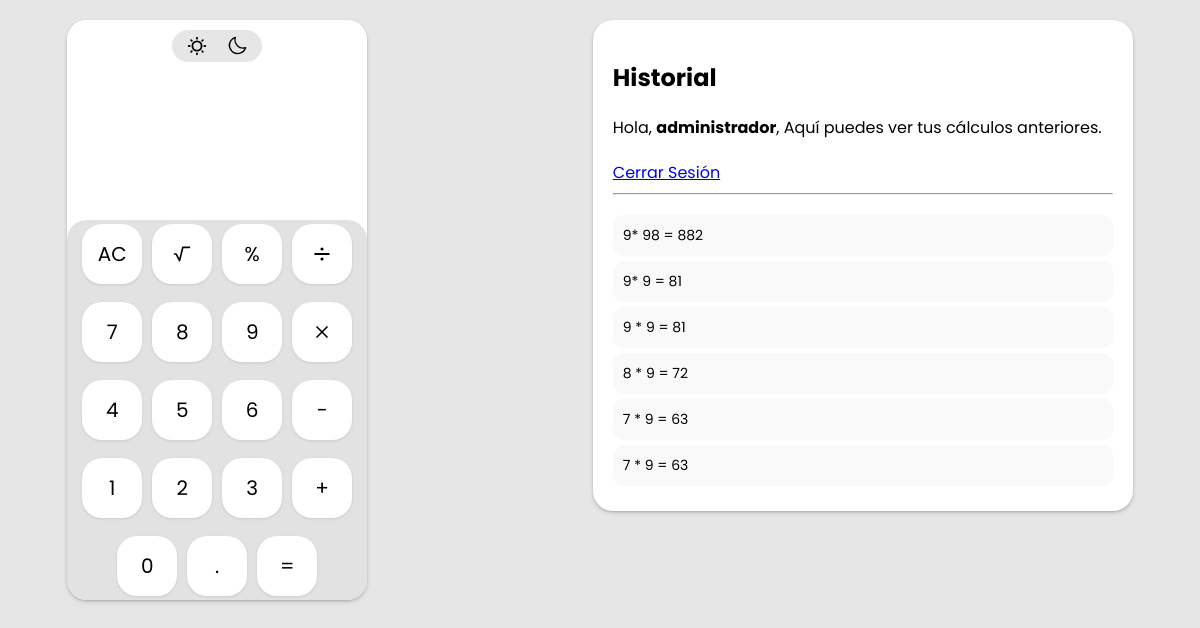
Screenshot of / (signed in) with the database file from the repository.
### Historial/models.py (models this page shows)
class Historial(models.Model):
    usuario = models.ForeignKey(User, on_delete=models.CASCADE)
    operacion = models.CharField(max_length=255)
    resultado = models.CharField(max_length=255)
    fecha = models.DateTimeField(auto_now_add=True)
    def __str__(self):
        return f"{self.operacion} = {self.resultado}"

### Calculadora/views.py (the view, shortened to what this page needs)
# urls.py: path("", CalculadoraView.as_view(), name="home"),
class CalculadoraView(View):
    def get(self, request, *args, **kwargs):
        if request.user.is_authenticated:
            historial = Historial.objects.filter(usuario=request.user).order_by('-fecha')[:10]
        else:
            historial = []
        return render(request, "index.html", {"historial": historial})

### Calculadora/Templates/index.html (shortened to what this page needs)
{% load static %}
<!DOCTYPE html>
<html lang="en">
<head>
    <link rel="stylesheet" href="{% static 'index.css' %}">
</head>
<body>
    <div class="main-container">
        <div class="container">
            <div class="display">
                <div class="theme">
                </div>
            </div>
            <div class="keyboard">
                <div class="key sec" data-value="AC">AC</div>
                <div class="key sec" data-value="√"><svg xmlns="http://www.w3.org/2000/svg" width="20" height="20" viewBox="0 0 24 24"><path fill="none" stroke="currentColor" stroke-linecap="round" stroke-linejoin="round" stroke-width="2" d="M3 12h2l4 8l4-16h8"/></svg></div>
                <div class="key sec" data-value="%">%</div>
                <div class="key oper" data-value="/"><svg xmlns="http://www.w3.org/2000/svg" width="20" height="20" viewBox="0 0 256 256"><path fill="currentColor" d="M228 128a12 12 0 0 1-12 12H40a12 12 0 0 1 0-24h176a12 12 0 0 1 12 12M128 84a20 20 0 1 0-20-20a20 20 0 0 0 20 20m0 88a20 20 0 1 0 20 20a20 20 0 0 0-20-20"/></svg></div>
                <div class="key" data-value="7">7</div>
                <div class="key" data-value="8">8</div>
                <div class="key" data-value="9">9</div>
                <div class="key oper" data-value="*"><svg xmlns="http://www.w3.org/2000/svg" width="20" height="20" viewBox="0 0 24 24"><path fill="none" stroke="currentColor" stroke-linecap="round" stroke-linejoin="round" stroke-width="2" d="M18 6L6 18M6 6l12 12"/></svg></div>
                <div class="key" data-value="4">4</div>
                <div class="key" data-value="5">5</div>
                <div class="key" data-value="6">6</div>
                <div class="key oper" data-value="-">-</div>
                <div class="key" data-value="1">1</div>
                <div class="key" data-value="2">2</div>
                <div class="key" data-value="3">3</div>
                <div class="key oper" data-value="+">+</div>
                <div class="key" data-value="0">0</div>
                <div class="key" data-value=".">.</div>
                <div class="key" id="equal" data-value="=">=</div>
            </div>
        </div>
         <div class="historial-card">
            <h2 id="historial-title">Historial</h2>
            <p id="historial-message">
                {% if user.is_authenticated %}
                <p>Hola, <b>{{user.username}}</b>, Aquí puedes ver tus cálculos anteriores.</p>
                <a href="{% url 'logout' %}"  id="login-button" class="btn btn-danger">Cerrar Sesión</a>
                <hr>
                {% else %}
                    Para ver el historial, inicia sesión.
                {% endif %}
            </p>
            {% if user.is_authenticated %}
                {% if historial %}
                    <ul id="historial-list">
                        {% for item in historial %}
                            <li>{{ item }}</li>
                        {% endfor %}
                    </ul>
                {% else %}
                    <ul id="historial-list"></ul>
                {% endif %}
            {% else %}
                <button id="login-button" onclick="window.location.href='/login'">Iniciar Sesión</button>
            {% endif %}
        </div>
    </div>
    <br>
</body>
</html>

### statics/index.css (style rules this page uses)
body { background-color: #e6e6e6; font-family: "Poppins", sans-serif; font-weight: 400; font-style: normal; }
:root { --ancho: 300px; --alto: 580px; }
.main-container { display: flex; justify-content: space-between; align-items: flex-start; width: 90%; max-width: 1200px; margin: 20px auto; gap: 20px; }
.container { width: var(--ancho) !important; height: var(--alto) !important; background-color: white !important; border-radius: 20px !important; box-shadow: rgba(50, 50, 93, 0.25) 0px 2px 5px -1px, rgba(0, 0, 0, 0.3) 0px 1px 3px -1px !important; }
.display { position: relative; display: flex; flex-direction: column; align-items: center; width: 100%; height: 200px; background-color: white; border-radius: 20px 20px 0px 0px; }
.theme { margin-top: 10px; width: 80px; background-color: #e6e6e6; display: flex; flex-direction: row; justify-content: space-around; align-items: center; padding: 5px; border-radius: 20px; }
.keyboard { background-color: #e2e2e2; height: 380px; width: 100%; border-radius: 20px; display: flex; flex-wrap: wrap; gap: 10px; justify-content: center; align-items: center; }
.key { width: calc(var(--ancho) / 5); height: 60px; background-color: #ffffff; display: flex; justify-content: center; align-items: center; font-size: 20px; border-radius: 20px; box-shadow: rgba(0, 0, 0, 0.1) 0px 1px 3px; cursor: pointer; }
.historial-card { width: 500px; padding: 20px; background-color: white; border-radius: 20px; box-shadow: rgba(50, 50, 93, 0.25) 0px 2px 5px -1px, rgba(0, 0, 0, 0.3) 0px 1px 3px -1px; }
.historial-card h2 { font-size: 24px; margin-bottom: 15px; }
.historial-card p { font-size: 16px; margin-bottom: 20px; }
.historial-card ul { list-style: none; padding: 0; margin: 0; }
.historial-card li { background-color: #f9f9f9; margin: 5px 0; padding: 10px; border-radius: 10px; font-size: 14px; }

### rows the page displays
Historial: operacion+resultado "9* 98 = 882"
Historial: operacion+resultado "9* 9 = 81"
Historial: operacion+resultado "9 * 9 = 81"
Historial: operacion+resultado "8 * 9 = 72"
Historial: operacion+resultado "7 * 9 = 63"
Historial: operacion+resultado "7 * 9 = 63"

### other values shown
{{ user.username }} "administrador"
